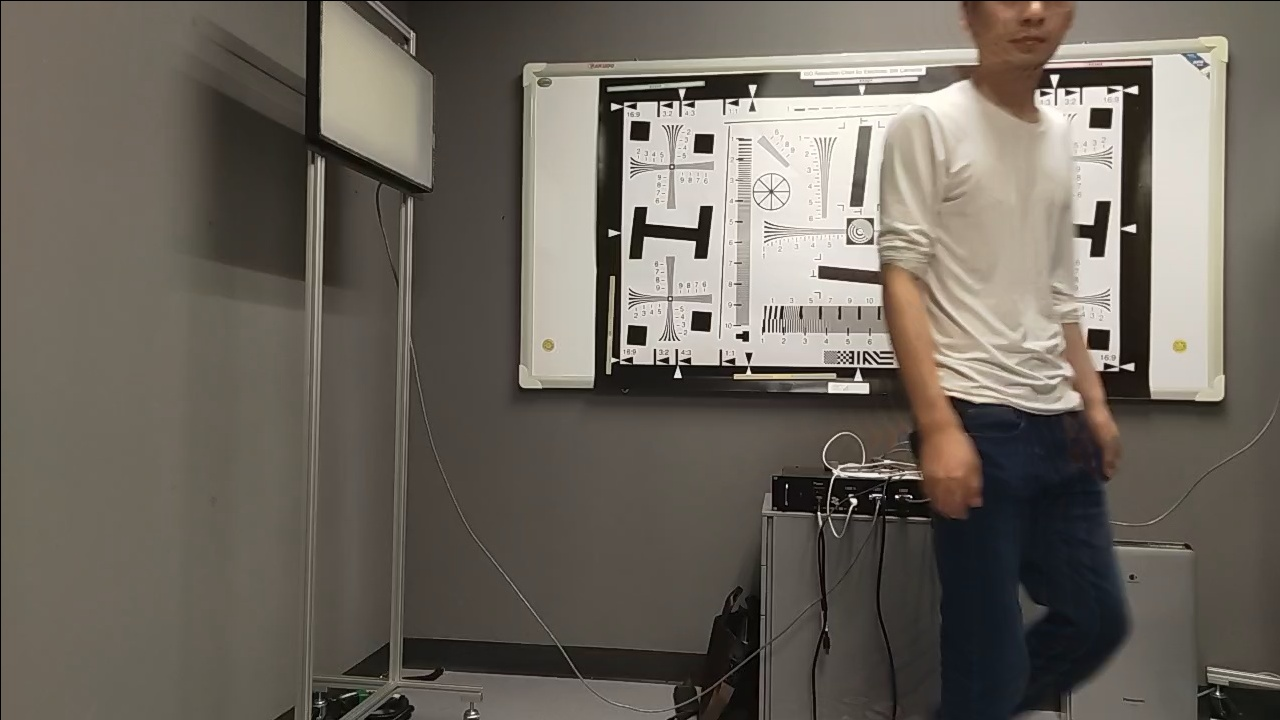
#> input picture stitching/left.jpg, 1280 x 720 px, found by its file name
$ python image_3d_rotation.py
#> lines starting #> are read from the running program, lines starting #| are printed output that depends on the picture
import numpy as np
import cv2
import math


def getM(alpha, beta, gamma):
    matrix = np.zeros((3,3), dtype=np.float32)

    matrix[0][0]    = math.cos(beta) * math.cos(gamma)
    matrix[0][1]    = math.cos(beta) * math.sin(gamma)
    matrix[0][2]    = -math.sin(beta)

    matrix[1][0]    = math.sin(alpha) * math.sin(beta) * math.cos(gamma) - math.cos(alpha) * math.sin(gamma)
    matrix[1][1]    = math.sin(alpha) * math.sin(beta) * math.sin(gamma) + math.cos(alpha) * math.cos(gamma)
    matrix[1][2]    = math.sin(alpha) * math.cos(beta)

    matrix[2][0]    = math.cos(alpha) * math.sin(beta) * math.cos(gamma) + math.sin(alpha) * math.sin(gamma)
    matrix[2][1]    = math.cos(alpha) * math.sin(beta) * math.sin(gamma) - math.sin(alpha) * math.cos(gamma)
    matrix[2][2]    = math.cos(alpha) * math.cos(beta)
    return matrix

if __name__ == '__main__':
    img_path    = 'left.jpg'

    alpha       = 0
    beta        = math.pi / 3
    gamma       = 0

    M                   = getM(alpha, beta, gamma)
    #M                   = np.float32(M).reshape(-1, 1, 2)
    retval, invertM     = cv2.invert(M, cv2.DECOMP_SVD)
    print("M", M, "invertM", invertM)

    img         = cv2.imread(img_path)
#> img is the input picture: shape (720, 1280, 3); mean B, G, R 93.9, 102.9, 109.3

    result      = cv2.warpPerspective(img, invertM, (img.shape[1], img.shape[0]))
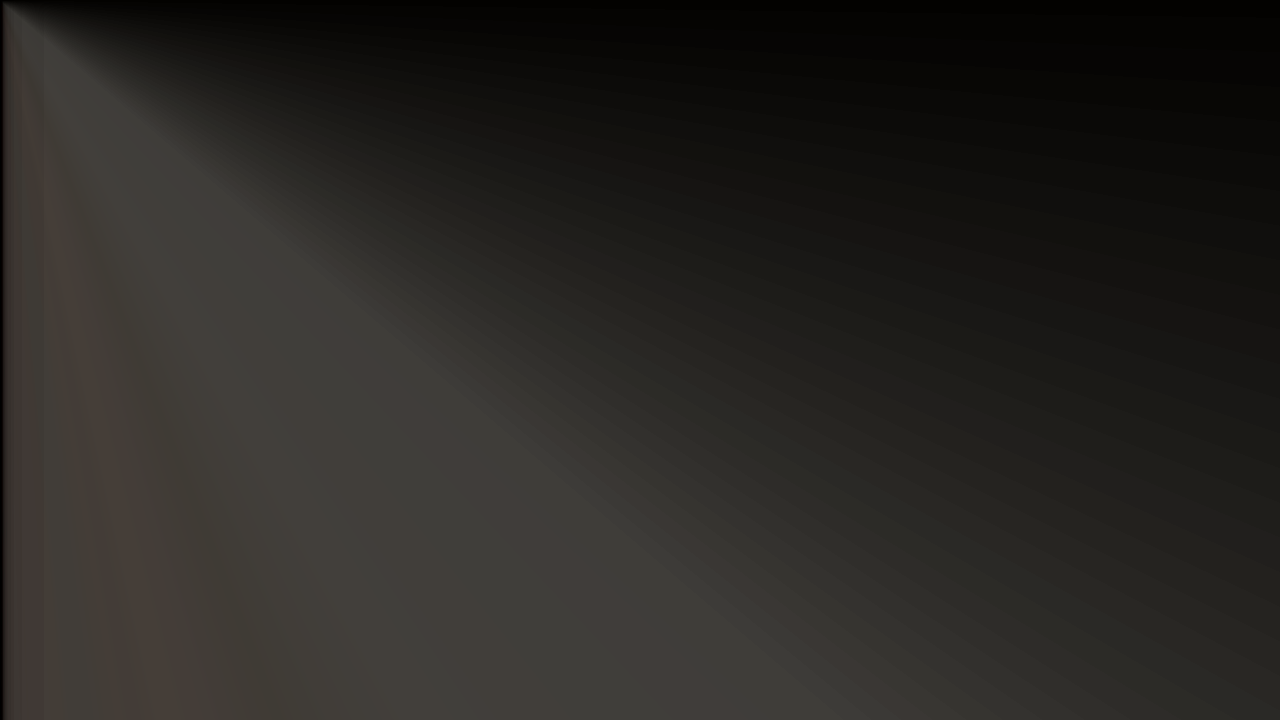
#> result: shape (720, 1280, 3); mean B, G, R 35.4, 38.6, 40.8

    cv2.imwrite('rotaion.jpg', result)

$ run again, with stitching/right.jpg copied over stitching/left.jpg
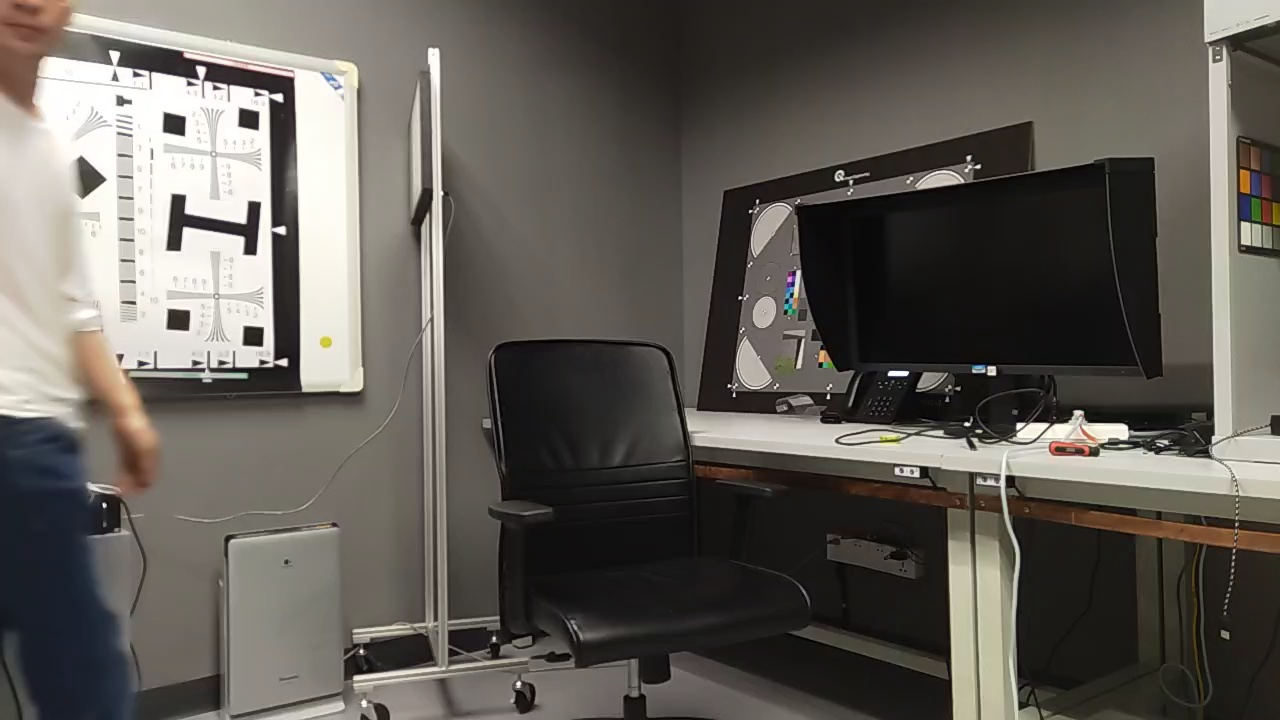
#> input picture stitching/right.jpg, 1280 x 720 px, found by its file name
#> img is the input picture: shape (720, 1280, 3); mean B, G, R 86.7, 92.8, 96.9
#> `result      = cv2.warpPerspective(img, invertM, (img.shape[1], img.sha..`:
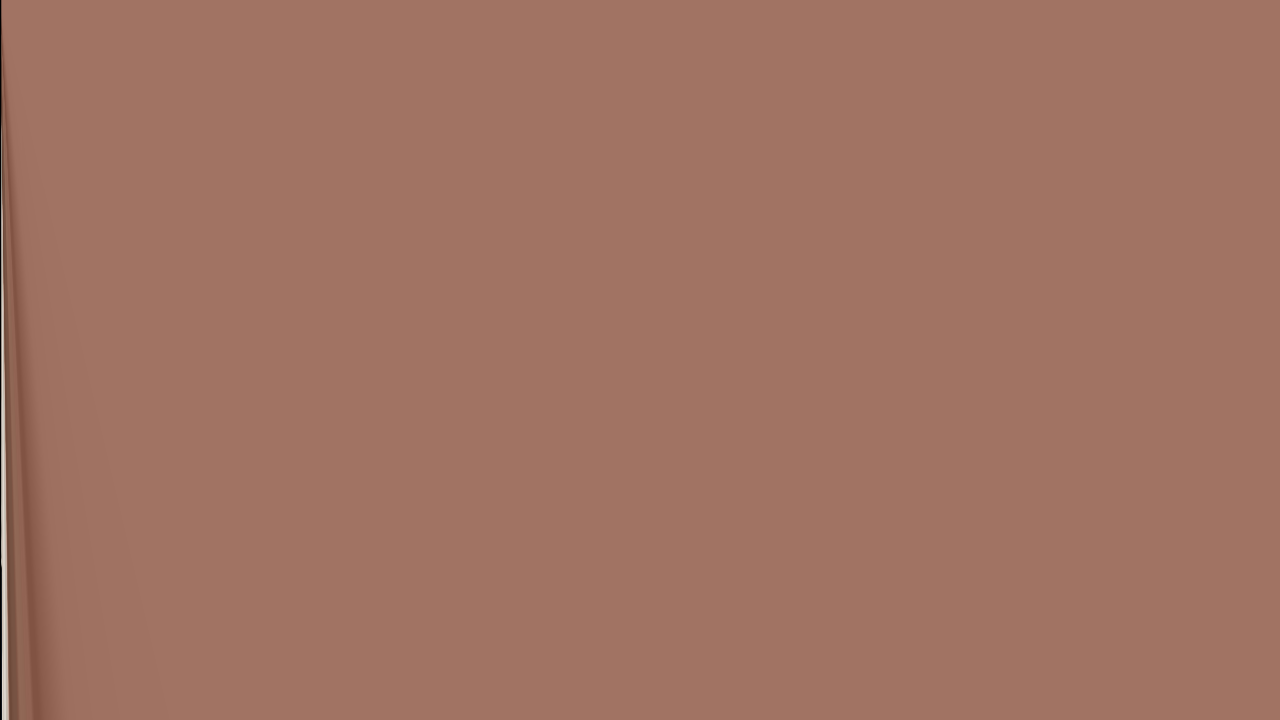
#> result: shape (720, 1280, 3); mean B, G, R 98.6, 114.5, 160.3
